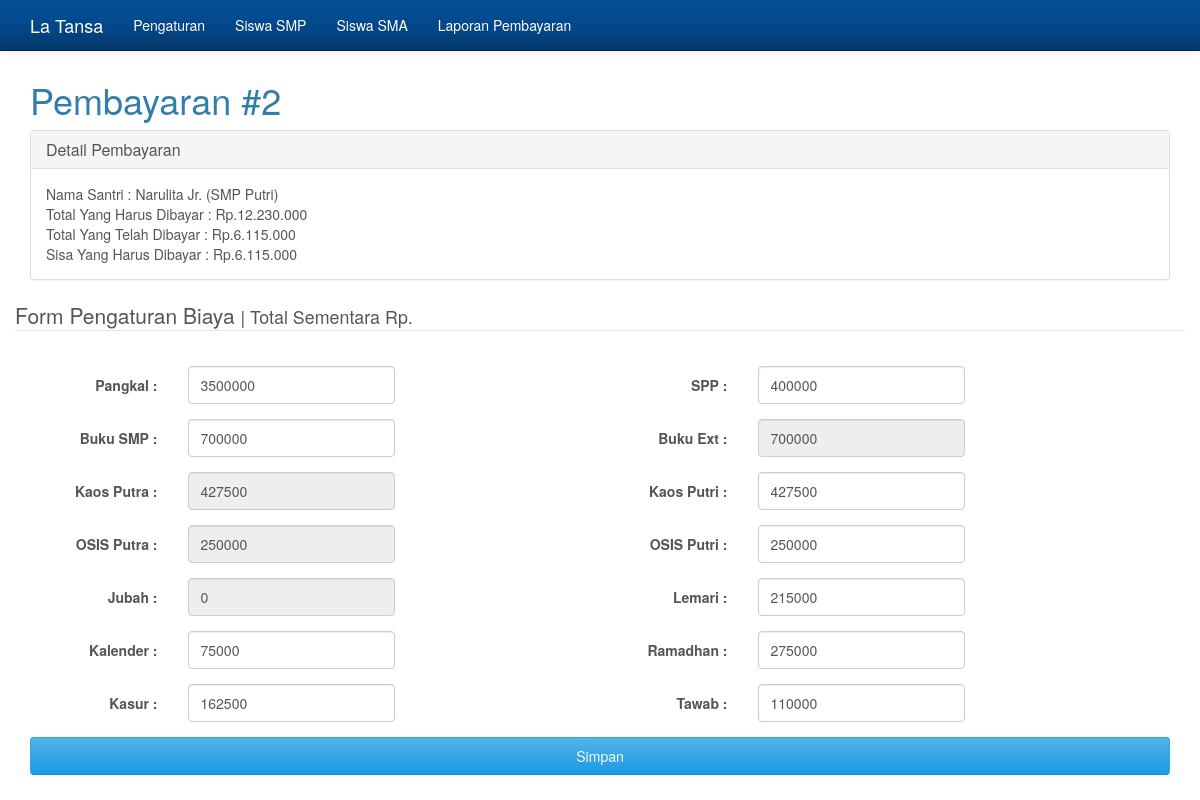
/?hal=bayar2&tipe=smp&id=2, run on the app's committed database.
### tables this page shows
CREATE TABLE IF NOT EXISTS `siswa` (
`idsiswa` int(2) NOT NULL,
  `namasiswa` varchar(50) NOT NULL,
  `jk` enum('pa','pi') NOT NULL,
  `jenis` enum('smp','sma') NOT NULL
);

CREATE TABLE IF NOT EXISTS `bendahara1` (
  `nomor` int(2) NOT NULL,
  `pangkal` double DEFAULT NULL,
  `spp` double DEFAULT NULL,
  `buku_smp` double DEFAULT NULL,
  `buku_ext` double NOT NULL,
  `kalender` double DEFAULT NULL,
  `kasur` double DEFAULT NULL,
  `lemari` double DEFAULT NULL,
  `kaospa` double DEFAULT NULL,
  `kaospi` double NOT NULL,
  `osis` double DEFAULT NULL,
  `osispi` double NOT NULL,
  `jubah` double DEFAULT NULL,
  `ramadhan` double DEFAULT NULL,
  `tawab` double DEFAULT NULL,
  `total_pa_sd` double DEFAULT NULL,
  `total_pi_sd` double NOT NULL,
  `total_pa_smp` double NOT NULL,
  `total_pi_smp` double NOT NULL
);

CREATE TABLE IF NOT EXISTS `bta1` (
`nomor` int(2) NOT NULL,
  `idsiswa` int(3) DEFAULT NULL,
  `pangkal` double DEFAULT NULL,
  `spp` double DEFAULT NULL,
  `buku` double DEFAULT NULL,
  `kalender` double DEFAULT NULL,
  `kasur` double DEFAULT NULL,
  `lemari` double DEFAULT NULL,
  `kaos` double DEFAULT NULL,
  `osis` double DEFAULT NULL,
  `jubah` double DEFAULT NULL,
  `ramadhan` double DEFAULT NULL,
  `tawab` double DEFAULT NULL,
  `total` double DEFAULT NULL,
  `sisa` double DEFAULT NULL
);

### fungsi.php (called while the page is built, shortened)
<?php debug_backtrace() || die ("Direct access not permitted");
function getdata($id,$tabel,$where,$kolom){
	$qgetdata = mysql_query("select * from $tabel where $where='$id'");
	$dgetdata = mysql_fetch_array($qgetdata);
	return $dgetdata[$kolom];
}
?>

### bayar2.php (the view, shortened to what this page needs)
<h1>Pembayaran #2</h1>
<?php
$id = $_GET['id'];
$jk = getdata($id,'siswa','idsiswa','jk');
$sekolah = getdata($id,'siswa','idsiswa','jenis');
$namasiswa = getdata($id,'siswa','idsiswa','namasiswa');
$tipe = $_GET['tipe'];
$q = mysql_query("select * from bendahara1");
$d = mysql_fetch_object($q);
$qp1 = mysql_query("select * from bta1 where idsiswa='$id'");
$np1 = mysql_num_rows($qp1);
if($np1>=1){
	$dp1 = mysql_fetch_object($qp1);
	$total1 = $dp1->total;
	$sisa1 = $dp1->sisa;
}else{
	eksyen('Error! Lakukan Pembayaran #1 terlebih dahulu',"?hal=$sekolah");
}
$qp2 = mysql_query("select * from bta2 where idsiswa='$id'");
$np2 = mysql_num_rows($qp2);
if($jk=='pi'){
	if($tipe=='smp'){
		$totalharusdibayar = $d->total_pi_sd;
		$buku = $d->buku_smp;
	}elseif($tipe=='sma'){
		$totalharusdibayar = $d->total_pi_smp;
		$buku = $d->buku_ext;
	}else{
		eksyen('Error!',"?hal=$sekolah");
	}
	$kaos = $d->kaospi;
	$osis = $d->osispi;
	$jubah = 0;
}
$tpangkal = $d->pangkal - $dp1->pangkal;
$tspp = $d->spp - $dp1->spp;
$tbuku = $buku - $dp1->buku;
$tkalender = $d->kalender - $dp1->kalender;
$tkaos = $kaos - $dp1->kaos;
$tosis = $osis - $dp1->osis;
$tjubah = $jubah - $dp1->jubah;
$tlemari = $d->lemari - $dp1->lemari;
$tramadhan = $d->ramadhan - $dp1->ramadhan;
$tkasur = $d->kasur - $dp1->kasur;
$ttawab = $d->tawab - $dp1->tawab;
?>
<?php if($np2<1){ ?>
<div class="panel panel-default">
	  <div class="panel-heading">
			<h3 class="panel-title">Detail Pembayaran</h3>
	  </div>
	  <div class="panel-body">
	  	Nama Santri : <?php echo $namasiswa;?> (<?php echo strtoupper($sekolah);?> <?php echo $jeka=($jk=='pa')?'Putra':'Putri';?>)<br>
			Total Yang Harus Dibayar : Rp.<?php echo number_format($totalharusdibayar,'0',',','.');?><br>
			Total Yang Telah Dibayar : Rp.<?php echo number_format($total1,'0',',','.');?><br>
			Sisa Yang Harus Dibayar : Rp.<?php echo number_format($sisa1,'0',',','.');?><br>
	  </div>
</div>
<form action="" method="POST" class="form-horizontal" role="form">
		<div class="form-group">
			<legend>Form Pengaturan Biaya <small>| Total Sementara Rp.<span id="totalsementara"></span></small></legend>
		</div>
	<div class="col-lg-6">
		<div class="form-group">
			<label for="input" class="col-sm-3 control-label">Pangkal :</label>
			<div class="col-sm-5">
				<input type="number" maxlength="9" name="pangkal" id="pangkal" class="form-control" value="<?php if($np2>=1){echo $d1->pangkal;}else{ echo $tpangkal;} ?>" onKeyPress="return num(this, event)" onKeyUp="hitung()">
			</div>
		</div>
		<div class="form-group">
			<label for="input" class="col-sm-3 control-label">Buku SMP :</label>
			<div class="col-sm-5">
				<input type="number" name="buku_smp" id="buku_smp" class="form-control" value="<?php if($np2>=1){echo $d1->buku_smp;}else{ echo $tbuku;} ?>" onKeyPress="return num(this, event)" <?php if($sekolah!='smp'){echo "readonly";} ?>>
			</div>
		</div>
		<div class="form-group">
			<label for="input" class="col-sm-3 control-label">Kaos Putra :</label>
			<div class="col-sm-5">
				<input type="number" name="kaospa" id="kaospa" class="form-control" value="<?php if($np2>=1){echo $d1->kaos;}else{ echo $tkaos;} ?>" onKeyPress="return num(this, event)" <?php if($jk!='pa'){echo "readonly";} ?>>
			</div>
		</div>
		<div class="form-group">
			<label for="input" class="col-sm-3 control-label">OSIS Putra :</label>
			<div class="col-sm-5">
				<input type="number" name="osis" id="osis" class="form-control" value="<?php if($np2>=1){echo $d->osis;}else{ echo $tosis;} ?>" onKeyPress="return num(this, event)" <?php if($jk!='pa'){echo "readonly";} ?>>
			</div>
		</div>
		<div class="form-group">
			<label for="input" class="col-sm-3 control-label">Jubah :</label>
			<div class="col-sm-5">
				<input type="number" name="jubah" id="jubah" class="form-control" value="<?php if($np2>=1){echo $d1->jubah;}else{ echo $tjubah;} ?>" onKeyPress="return num(this, event)" <?php if($jk!='pa'){echo "readonly";} ?>>
			</div>
		</div>
		<div class="form-group">
			<label for="input" class="col-sm-3 control-label">Kalender :</label>
			<div class="col-sm-5">
				<input type="number" name="kalender" id="kalender" class="form-control" value="<?php if($np2>=1){echo $d1->kalender;}else{ echo $tkalender;} ?>" onKeyPress="return num(this, event)">
			</div>
		</div>
		<div class="form-group">
			<label for="input" class="col-sm-3 control-label">Kasur :</label>
			<div class="col-sm-5">
				<input type="number" name="kasur" id="kasur" class="form-control" value="<?php if($np2>=1){echo $d1->kasur;}else{ echo $tkasur;} ?>" onKeyPress="return num(this, event)">
			</div>
		</div>
	</div>
	<div class="col-lg-6">
		<div class="form-group">
			<label for="input" class="col-sm-3 control-label">SPP :</label>
			<div class="col-sm-5">
				<input type="number" name="spp" id="spp" class="form-control" value="<?php if($np2>=1){echo $d1->spp;}else{ echo $tspp;} ?>" onKeyPress="return num(this, event)">
			</div>
		</div>
		<div class="form-group">
			<label for="input" class="col-sm-3 control-label">Buku Ext :</label>
			<div class="col-sm-5">
				<input type="number" name="buku_ext" id="buku_ext" class="form-control" value="<?php if($np2>=1){echo $d1->buku_ext;}else{ echo $tbuku;} ?>" onKeyPress="return num(this, event)" <?php if($sekolah!='sma'){echo "readonly";} ?>>
			</div>
		</div>
		<div class="form-group">
			<label for="input" class="col-sm-3 control-label">Kaos Putri :</label>
			<div class="col-sm-5">
				<input type="number" name="kaospi" id="kaospi" class="form-control" value="<?php if($np2>=1){echo $d1->kaos;}else{ echo $tkaos;} ?>" onKeyPress="return num(this, event)" <?php if($jk!='pi'){echo "readonly";} ?>>
			</div>
		</div>
		<div class="form-group">
			<label for="input" class="col-sm-3 control-label">OSIS Putri :</label>
			<div class="col-sm-5">
				<input type="number" name="osispi" id="osispi" class="form-control" value="<?php if($np2>=1){echo $d1->osis;}else{ echo $tosis;} ?>" onKeyPress="return num(this, event)" <?php if($jk!="pi"){echo "readonly";} ?>>
			</div>
		</div>
		<div class="form-group">
			<label for="input" class="col-sm-3 control-label">Lemari :</label>
			<div class="col-sm-5">
				<input type="number" name="lemari" id="lemari" class="form-control" value="<?php if($np2>=1){echo $d1->lemari;}else{ echo $tlemari;} ?>" onKeyPress="return num(this, event)">
			</div>
		</div>
		<div class="form-group">
			<label for="input" class="col-sm-3 control-label">Ramadhan :</label>
			<div class="col-sm-5">
				<input type="number" name="ramadhan" id="ramadhan" class="form-control" value="<?php if($np2>=1){echo $d1->ramadhan;}else{ echo $tramadhan;} ?>" onKeyPress="return num(this, event)">
			</div>
		</div>
		<div class="form-group">
			<label for="input" class="col-sm-3 control-label">Tawab :</label>
			<div class="col-sm-5">
				<input type="number" name="tawab" id="tawab" class="form-control" value="<?php if($np2>=1){echo $d1->tawab;}else{ echo $ttawab;} ?>" onKeyPress="return num(this, event)">
			</div>
		</div>
	</div>
		<div class="form-group">
			<div class="col-sm-12">
				<button type="submit" class="btn btn-block btn-primary">Simpan</button>
			</div>
		</div>
</form>
<?php }else{
	echo "Detail Pembayaran";
} ?>

### index.php (style rules this page uses)
body { margin-top: 60px; }

### data on the page
siswa: namasiswa "Narulita Jr.", jenis "SMP", jk "Putri", jubah "0"
bendahara1: total_pi_sd "12.230.000", pangkal "3500000", buku_smp "700000", kaospa "427500", osis "250000", kalender "75000", kasur "162500", spp "400000", buku_ext "700000", kaospi "427500", osispi "250000", lemari "215000", ramadhan "275000", tawab "110000"
bta1: total "6.115.000", sisa "6.115.000"
